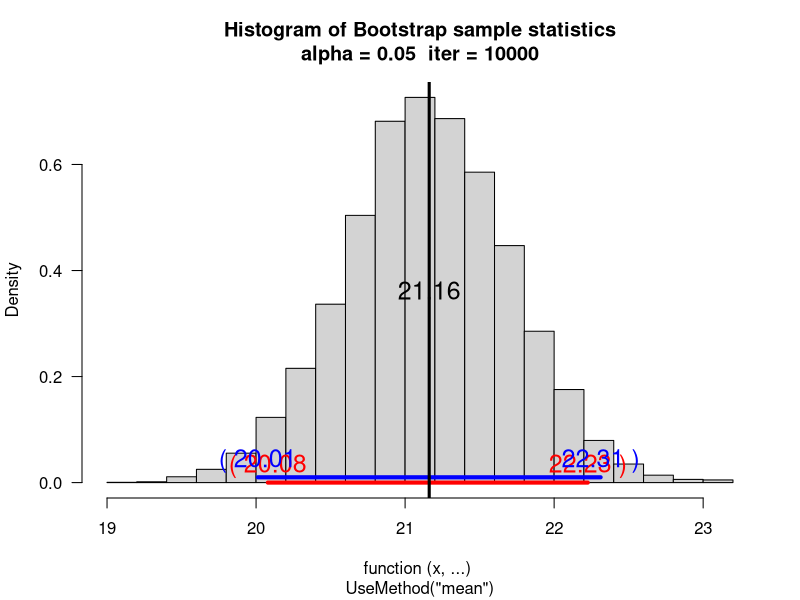

The R source for this figure:
## ---- chunk 1
knitr::opts_chunk$set(echo = TRUE)
## ---- chunk 2
birds <- read.csv("NZBIRDS.csv")


set.seed(123)              

samp_index <- sample(1:nrow(birds), size = 35, replace = FALSE)
samp <- birds[samp_index, ]

samp



set.seed(123)
samp_index <- sample(1:nrow(birds), 35)
samp <- birds[samp_index, ]



xbar_mass <- mean(samp$Body.Mass)
s_mass <- sd(samp$Body.Mass)
n <- 35

error <- qt(0.975, df = n - 1) * s_mass / sqrt(n)
CI_mass <- c(xbar_mass - error, xbar_mass + error)
CI_mass


mu_mass <- mean(birds$Body.Mass)
mu_mass

CI_mass[1] <= mu_mass & mu_mass <= CI_mass[2]







xbar_egg <- mean(samp$Egg.Length)
s_egg <- sd(samp$Egg.Length)


error_egg <- qt(0.975, df = n - 1) * s_egg / sqrt(n)
CI_egg <- c(xbar_egg - error_egg, xbar_egg + error_egg)
CI_egg



mu_egg <- mean(birds$Egg.Length)
CI_egg[1] <= mu_egg & mu_egg <= CI_egg[2]


## ---- chunk 3

n_extinct <- 38
flightless_extinct <- 21

n_nonextinct <- 78
flightless_nonextinct <- 7


p1 <- flightless_extinct / n_extinct
p2 <- flightless_nonextinct / n_nonextinct


diff_p <- p1 - p2


SE <- sqrt( (p1 * (1 - p1) / n_extinct) + (p2 * (1 - p2) / n_nonextinct) )


z <- 1.96
CI_lower <- diff_p - z * SE
CI_upper <- diff_p + z * SE


diff_p
CI_lower
CI_upper
## ---- chunk 4
n1 <- 100
mean1 <- 1312
sd1 <- 422

n2 <- 47
mean2 <- 1352
sd2 <- 271

diff_means <- mean1 - mean2
se_diff <- sqrt(sd1^2 / n1 + sd2^2 / n2)


df <- ( (sd1^2 / n1 + sd2^2 / n2)^2 ) /
      ( ((sd1^2 / n1)^2) / (n1 - 1) + ((sd2^2 / n2)^2) / (n2 - 1) )

alpha <- 0.10
t_crit <- qt(1 - alpha/2, df)

lower_diff <- diff_means - t_crit * se_diff
upper_diff <- diff_means + t_crit * se_diff

cat("Part (a): 90% Confidence Interval for the Difference in Mean Shear Strengths:\n")
cat(round(lower_diff, 2), "to", round(upper_diff, 2), "psi\n\n")


var_ratio <- (sd1^2) / (sd2^2)

f_lower <- qf(alpha/2, df1 = n1 - 1, df2 = n2 - 1)
f_upper <- qf(1 - alpha/2, df1 = n1 - 1, df2 = n2 - 1)

ci_var_lower <- var_ratio / f_upper
ci_var_upper <- var_ratio / f_lower

cat("Part (b): 90% Confidence Interval for the Ratio of Variances (Southern / Ponderosa):\n")
cat(round(ci_var_lower, 3), "to", round(ci_var_upper, 3), "\n")

if(ci_var_lower > 1 || ci_var_upper < 1) {
  cat("Conclusion: There is evidence that the variances differ.\n")
} else {
  cat("Conclusion: There is no evidence that the variances differ.\n")
}
## ---- chunk 5
y <- 4.2  

alpha <- 0.05
chi_sq_lower <- qchisq(1 - alpha / 2, df = 1)  
chi_sq_upper <- qchisq(alpha / 2, df = 1)      

lower_bound <- y^2 / chi_sq_lower
upper_bound <- y^2 / chi_sq_upper

cat("95% Confidence Interval for sigma^2:\n")
cat("(", round(lower_bound, 4), ",", round(upper_bound, 4), ")\n")
## ---- chunk 6
n <- 20

alpha <- 0.05


df <- n - 1


t_crit <- qt(c(alpha/2, 1 - alpha/2), df)
t_crit
## ---- chunk 7
DOC <- c(9.6, 4.5, 13.2, 4.1, 22.6, 2.7, 14.7, 3.5, 13.6, 19.8,
         14.3, 56.9, 25.1, 18.4, 2.7, 4.2, 30.2, 10.3, 17.6, 2.4,
         17.3, 38.8, 3.0, 5.8, 7.6)

n <- length(DOC)
sample_mean <- mean(DOC)
sample_sd <- sd(DOC)

sample_mean
sample_sd


mu0 <- 15
t_stat <- (sample_mean - mu0) / (sample_sd / sqrt(n))
t_stat

alpha <- 0.10
t_crit <- qt(1 - alpha/2, df = n-1)
t_crit

t.test(DOC, mu = 15, conf.level = 0.90)



library(pwr)
pwr.t.test(n = n, d = (14 - 15)/sample_sd, sig.level = 0.10, type = "one.sample", alternative = "two.sided")
## ---- chunk 8
fog <- c(.270, .241, .205, .523, .112, .330, .270, .239)
clear_cloudy <- c(.618, .591, .225, .375)

length(fog)
length(clear_cloudy)


t.test(fog, clear_cloudy, alternative = "two.sided", var.equal = FALSE)
## ---- chunk 9
gas <- read.csv("GASTURBINE.csv")


traditional <- gas$HEATRATE[gas$ENGINE == "Traditional"]
advanced    <- gas$HEATRATE[gas$ENGINE == "Advanced"]
aeroderiv   <- gas$HEATRATE[gas$ENGINE == "Aeroderiv"]


var.test(traditional, aeroderiv)



var.test(advanced, aeroderiv)


t.test(traditional, aeroderiv, var.equal = TRUE)
t.test(advanced, aeroderiv, var.equal = TRUE)

## ---- chunk 10
dry_steppe <- c(3, 3, 52, 7, 5)
gobi_desert <- c(49, 5, 4, 4, 5, 4)


var.test(dry_steppe, gobi_desert)
## ---- chunk 11
human <- c(185.4, 146.3, 174.4, 184.9, 240.0, 253.8, 238.8, 263.5)
auto  <- c(180.4, 248.5, 185.5, 216.4, 269.3, 249.6, 282.0, 315.9)

t.test(human, auto, paired = TRUE, alternative = "two.sided")
## ---- chunk 12
set.seed(35)

sam <- round(rnorm(30, mean = 20, sd = 3), 3)
print(sam)  

myboot <- function(iter = 10000, x, fun = mean, alpha = 0.05, ...) {
  
  fun <- match.fun(fun)
  
  n <- length(x)   

  y <- sample(x, n * iter, replace = TRUE)
  rs.mat <- matrix(y, nr = n, nc = iter, byrow = TRUE)  
  
  xstat <- apply(rs.mat, 2, fun)
  
  ci <- quantile(xstat, c(alpha / 2, 1 - alpha / 2))
  
  xbar <- mean(x)
  s <- sd(x)
  error <- qt(1 - alpha / 2, df = n - 1) * s / sqrt(n)
  cit <- c(xbar - error, xbar + error)
  
  para <- hist(xstat, freq = FALSE, las = 1,
               main = paste("Histogram of Bootstrap sample statistics\nalpha =", alpha, " iter =", iter),
               xlab = deparse(substitute(fun)), ...)
  
  segments(ci[1], 0, ci[2], 0, col = "red", lwd = 4)
  text(ci[1], 0, paste("(", round(ci[1], 2)), col = "red", cex = 1.5, pos = 3)
  text(ci[2], 0, paste(round(ci[2], 2), ")"), col = "red", cex = 1.5, pos = 3)
  
  segments(cit[1], 0.01, cit[2], 0.01, col = "blue", lwd = 4)
  text(cit[1], 0.01, paste("(", round(cit[1], 2)), col = "blue", cex = 1.5, pos = 3)
  text(cit[2], 0.01, paste(round(cit[2], 2), ")"), col = "blue", cex = 1.5, pos = 3)
  
  pte <- fun(x)  
  abline(v = pte, col = "black", lwd = 3)
  text(pte, max(para$density) / 2, round(pte, 2), cex = 1.5, col = "black")
  
  return(list(
    fun = deparse(substitute(fun)),
    x = x,
    t = qt(1 - alpha / 2, df = n - 1),
    ci = ci,
    cit = cit
  ))
}

result <- myboot(iter = 10000, x = sam, fun = mean, alpha = 0.05, col = "lightgray")

print(result)
